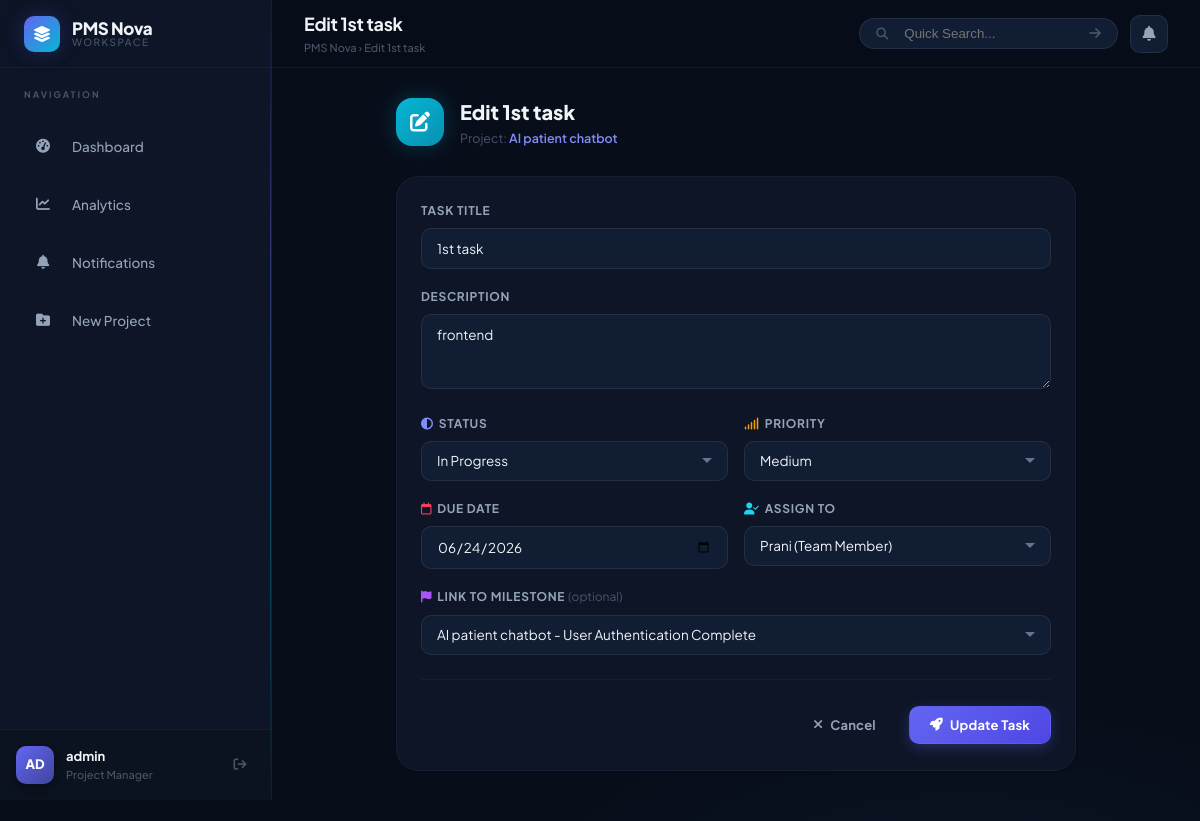
The page /tasks/1/edit/ (signed in) on the database as committed earlier.
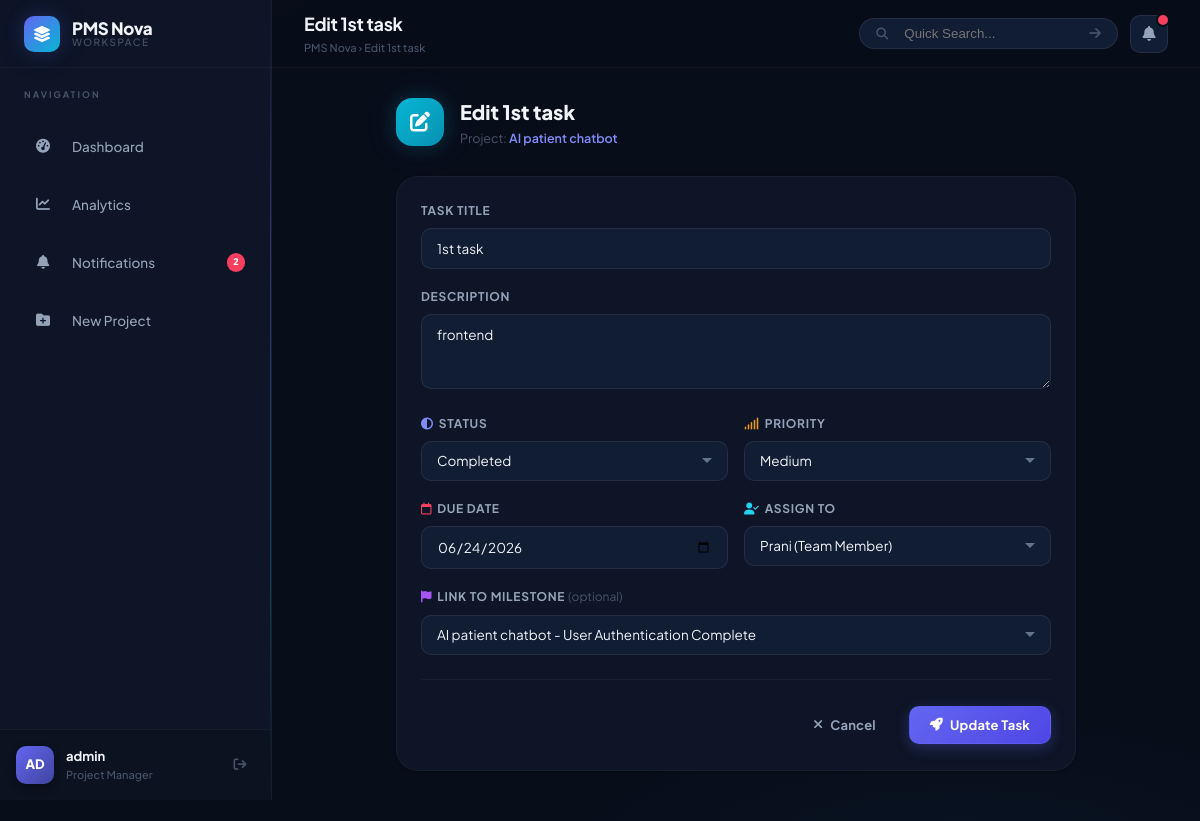
The same page on the database as committed later.
### projects/models.py (models this page shows, shortened)
class Task(models.Model):
    STATUS_CHOICES = [
        ('todo', 'To Do'),
        ('in_progress', 'In Progress'),
        ('review', 'Under Review'),
        ('completed', 'Completed'),
    ]
    PRIORITY_CHOICES = [
        ('low', 'Low'),
        ('medium', 'Medium'),
        ('high', 'High'),
        ('critical', 'Critical'),
    ]
    project = models.ForeignKey(Project, on_delete=models.CASCADE, related_name='tasks')
    milestone = models.ForeignKey(Milestone, on_delete=models.SET_NULL, null=True, blank=True, related_name='tasks')
    title = models.CharField(max_length=200)
    description = models.TextField(blank=True)
    status = models.CharField(max_length=15, choices=STATUS_CHOICES, default='todo')
    priority = models.CharField(max_length=10, choices=PRIORITY_CHOICES, default='medium')
    due_date = models.DateField()
    assigned_to = models.ForeignKey(User, on_delete=models.SET_NULL, null=True, blank=True, related_name='assigned_tasks')
    created_by = models.ForeignKey(User, on_delete=models.CASCADE, related_name='created_tasks')
    created_at = models.DateTimeField(auto_now_add=True)
    updated_at = models.DateTimeField(auto_now=True)

### projects/views.py (the view)
    def _wrapped_view_func(request, *args, **kwargs):
        if not request.user.is_authenticated:
            return redirect('login')
        if not hasattr(request.user, 'profile') or request.user.profile.role != 'manager':
            messages.error(request, "Access Denied: Only Project Managers can perform this action.")
            return redirect('dashboard')
        return view_func(request, *args, **kwargs)

### projects/models.py (called while the page is built)
    def __str__(self):
        return f"{self.project.name} - {self.title}"

### projects/views.py (called while the page is built)
def manager_required(view_func):
    def _wrapped_view_func(request, *args, **kwargs):
        if not request.user.is_authenticated:
            return redirect('login')
        if not hasattr(request.user, 'profile') or request.user.profile.role != 'manager':
            messages.error(request, "Access Denied: Only Project Managers can perform this action.")
            return redirect('dashboard')
        return view_func(request, *args, **kwargs)
    return _wrapped_view_func

### projects/templates/projects/task_form.html (shortened to what this page needs)
{% extends 'projects/base.html' %}
{% load static %}
{% block header_title %}{{ title }}{% endblock %}
{% block breadcrumb_last %}{{ title }}{% endblock %}
{% block content %}
<div style="max-width:680px;margin:0 auto;">
    <div style="display:flex;align-items:center;gap:16px;margin-bottom:28px;">
        <div style="width:48px;height:48px;border-radius:var(--radius-lg);background:linear-gradient(135deg,var(--brand-accent),#0891b2);display:flex;align-items:center;justify-content:center;font-size:20px;color:white;box-shadow:var(--shadow-glow-accent);">
            <i class="fa-solid fa-{% if task %}pen-to-square{% else %}circle-plus{% endif %}"></i>
        </div>
        <div>
            <h2 style="font-size:20px;font-weight:800;color:var(--text-primary);">{{ title }}</h2>
            <p style="font-size:12.5px;color:var(--text-muted);">
                Project: <a href="{% url 'project_detail' project.pk %}" style="color:var(--brand-primary-light);font-weight:600;">{{ project.name }}</a>
            </p>
        </div>
    </div>
    <div class="card">
        <form method="post" id="taskForm">
            <div class="form-group">
                <label class="form-label">Task Title</label>
                {{ form.title }}
            </div>
            <div class="form-group">
                <label class="form-label">Description</label>
                {{ form.description }}
            </div>
            <div style="display:grid;grid-template-columns:1fr 1fr;gap:16px;">
                <div class="form-group">
                    <label class="form-label">
                        <i class="fa-solid fa-circle-half-stroke" style="margin-right:5px;color:var(--brand-primary-light);"></i>Status
                    </label>
                    {{ form.status }}
                </div>
                <div class="form-group">
                    <label class="form-label">
                        <i class="fa-solid fa-signal" style="margin-right:5px;color:var(--color-warning);"></i>Priority
                    </label>
                    {{ form.priority }}
                </div>
            </div>
            <div style="display:grid;grid-template-columns:1fr 1fr;gap:16px;">
                <div class="form-group">
                    <label class="form-label">
                        <i class="fa-regular fa-calendar" style="margin-right:5px;color:var(--color-danger);"></i>Due Date
                    </label>
                    {{ form.due_date }}
                </div>
                <div class="form-group">
                    <label class="form-label">
                        <i class="fa-solid fa-user-check" style="margin-right:5px;color:var(--brand-accent-light);"></i>Assign To
                    </label>
                    {{ form.assigned_to }}
                </div>
            </div>
            <div class="form-group">
                <label class="form-label">
                    <i class="fa-solid fa-flag" style="margin-right:5px;color:var(--brand-violet);"></i>Link to Milestone <span style="color:var(--text-muted);font-weight:400;text-transform:none;letter-spacing:0;">(optional)</span>
                </label>
                {{ form.milestone }}
            </div>
            <div class="form-divider"></div>
            <div style="display:flex;justify-content:flex-end;gap:12px;align-items:center;">
                <a href="{% url 'project_detail' project.pk %}" class="btn btn-ghost">
                    <i class="fa-solid fa-xmark"></i> Cancel
                </a>
                <button type="submit" class="btn btn-primary" id="createBtn" disabled>
                    <i class="fa-solid fa-rocket"></i>
                    {% if task %}Update Task{% else %}Create Task{% endif %}
                </button>
            </div>
        </form>
    </div>
</div>
{% endblock %}

### projects/templates/projects/base.html (shortened to what the changed rows need)
{% load static %}
<!DOCTYPE html>
<html lang="en">
<head>
    <link rel="stylesheet" href="https://cdnjs.cloudflare.com/ajax/libs/font-awesome/6.5.0/css/all.min.css">
    <link rel="stylesheet" href="{% static 'projects/css/style.css' %}">
</head>
<body>
<div class="app-container">
    <aside class="sidebar">
        <ul class="sidebar-menu">
            <li class="sidebar-item {% if request.resolver_match.url_name == 'notifications_list' %}active{% endif %}">
                <a href="{% url 'notifications_list' %}" style="position:relative;">
                    <span class="nav-icon"><i class="fa-solid fa-bell"></i></span>
                    <span>Notifications</span>
                    {% with cnt=request.user.notifications.all.count %}
                    {% if cnt > 0 %}
                    <span style="margin-left:auto; background:var(--color-danger); color:white; font-size:9px; font-weight:800; padding:2px 6px; border-radius:99px; min-width:18px; text-align:center;">{{ cnt }}</span>
                    {% endif %}
                    {% endwith %}
                </a>
            </li>
        </ul>
    </aside>
    <main class="main-content">
        <header class="main-header">
            <div class="header-left">
                <div class="header-title">
                    <h1>{% block header_title %}Overview{% endblock %}</h1>
                </div>
            </div>
            <div class="header-actions">
                <a href="{% url 'notifications_list' %}" class="notification-bell" id="notif-bell-btn">
                    <i class="fa-solid fa-bell"></i>
                    {% if request.user.notifications.all %}
                    <span class="notification-badge" id="unread-count-badge"></span>
                    {% endif %}
                </a>
            </div>
        </header>
        <div class="content-wrapper animate-in">
            {% block content %}{% endblock %}
        </div>
    </main>
</div>
</body>
</html>

Rows that differ between the two databases and show on the page:
changed Task "1st task": status "In Progress" → "Completed"
Other text that changed with them:
{{ cnt }}: (not shown) → "2"
